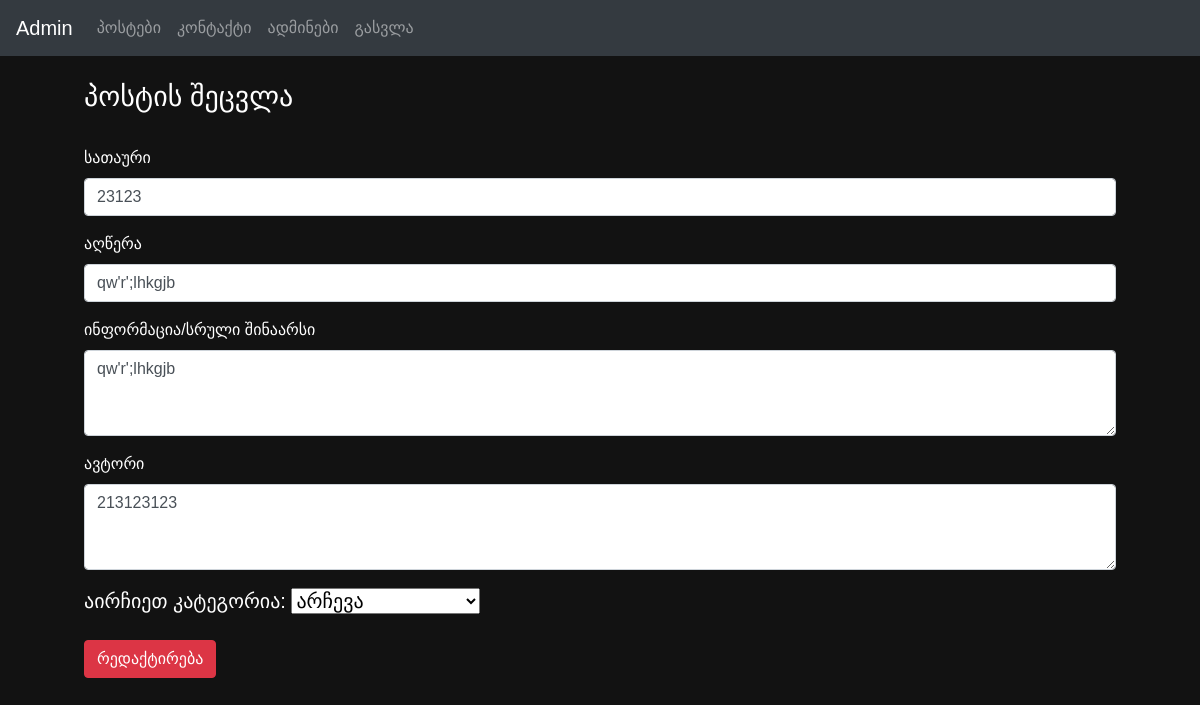
Page /admin/admin_update/22 on the committed database.
### tables this page shows
CREATE TABLE posts (
                id INTEGER PRIMARY KEY AUTOINCREMENT,
                title TEXT NOT NULL,
                author TEXT NOT NULL,
                description TEXT NOT NULL,
                information TEXT NOT NULL
            , category TEXT NOT NULL, image TEXT, is_admin BOOLEAN DEFAULT FALSE);

### app_main.py (the view, shortened to what this page needs)
@app.route('/admin/admin_update/<int:id>', methods=["GET", "POST"])
def admin_update(id):
    posts = []
    conn = sqlite3.connect("fitnessproject.db")
    if request.method == "GET":
        c = conn.cursor()
        c.execute(''' SELECT * FROM posts WHERE id = ? ''', (id, ))
        rows = c.fetchall()
        conn.close()
        for row in rows:
            posts.append({'id': row[0], 'title': row[1], 'author': row[2], 'description': row[3], 'information': row[4], 'category': row[5]})
        return render_template("admin_update.html", post = posts[0])

### templates/admin_update.html (shortened to what this page needs)
<!doctype html>
<html lang="en">
<head>
    <link rel="stylesheet" href="https://cdn.jsdelivr.net/npm/bootstrap@4.4.1/dist/css/bootstrap.min.css"
>
</head>
<body style="background-color: #121212">
{% include 'admin_header.html' %}
<div class="main-box">
    <h3>პოსტის შეცვლა</h3>
    <br>
    <form action={{url_for('admin_update', id=post['id'])}} method="POST">
        <div class="form-group">
            <label for="exampleFormControlInput1">სათაური</label>
            <input type="text" class="form-control" id="exampleFormControlInput1" name="update_title"
                   placeholder="ჩაწერეთ პოსტის ახალი სათაური" value="{{post['title']}}" required>
        </div>
        <div class="form-group">
            <label for="exampleFormControlInput2">აღწერა</label>
            <input type="text" class="form-control" id="exampleFormControlInput2" name="update_description"
                   placeholder="ჩაწერეთ პოსტის ახალი მოკლე აღწერა" value="{{post['description']}}" required>
        </div>
        <div class="form-group">
            <label for="exampleFormControlTextarea1">ინფორმაცია/სრული შინაარსი</label>
            <textarea class="form-control" id="exampleFormControlTextarea1" name="update_information" rows="3"
                      placeholder="ჩაწერეთ პოსტის ახალი სრული შინაარსი" required>{{post['description']}}</textarea>
        </div>
        <div class="form-group">
            <label for="exampleFormControlTextarea1">ავტორი</label>
            <textarea class="form-control" id="exampleFormControlTextarea2" name="update_author" rows="3"
                      placeholder="ახალი ავტორი" required>{{post['author']}}</textarea>
        </div>
        <div class="mb-3" style="margin-top: 0.5rem; color: white; font-size: 1.25rem">
        <label for="dropdown" class="form-label">აირჩიეთ კატეგორია:</label>
        <select class="form-select" id="dropdown" name="update_category" required>
            <option value="" disabled selected>არჩევა</option>
        </select>
    </div>
        <button type="submit" class="btn btn-danger">რედაქტირება</button>
    </form>
</div>
</body>
</html>

### templates/admin_update.html (style rules this page uses)
body { font-family: "ALK Sanet", sans-serif; color: white; }
.main-box { width: 86%; margin-left: 7%; margin-top: 2%; }

### rows in the picture
posts: update_title "23123", update_description "qw'r';lhkgjb", update_information "qw'r';lhkgjb", update_author "213123123"
